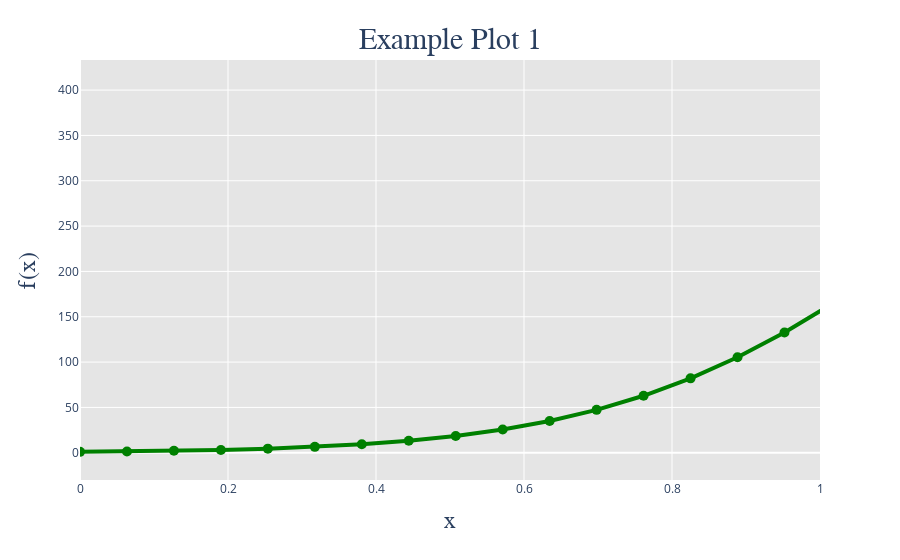

Notebook code for this chart:
### Code cell
# This changes the width of the entire figure
fig.update_layout(xaxis = {'domain':[0.0,1.0]})

# This changes the x-limits
fig.update_layout(xaxis = {'range':[0,1]})
